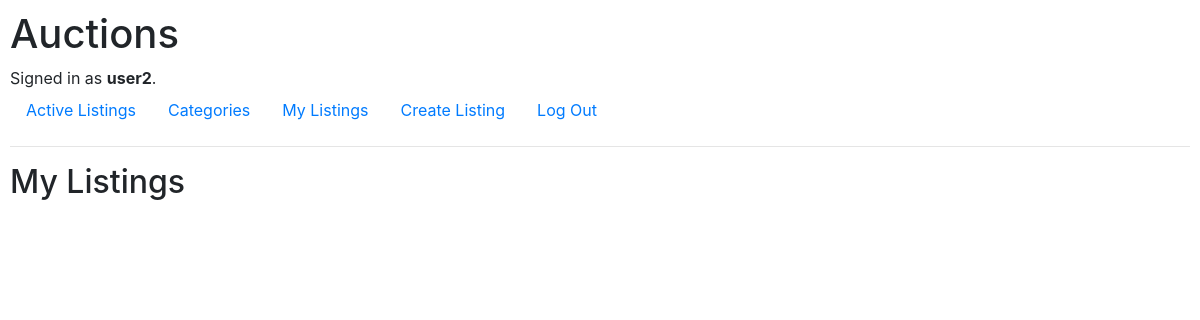
/my_listings (signed in), run on an earlier commit of the app's database.
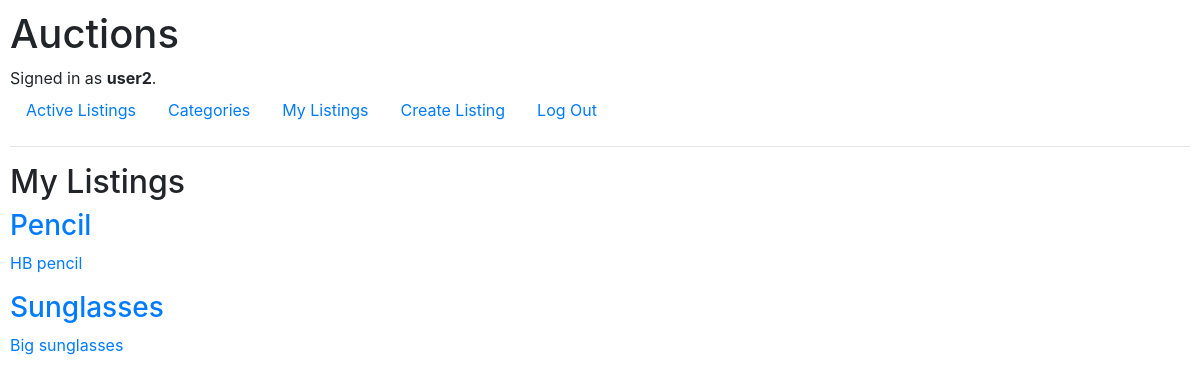
And on a later commit of the database.
### auctions/models.py (models this page shows, shortened)
class Listing(models.Model):
    title = models.TextField()
    description = models.TextField()
    categories = models.ManyToManyField('Category', related_name='listings', blank=True)
    user = models.ManyToManyField(User, related_name="listings")
    price = models.DecimalField(max_digits=1000, decimal_places=2)

### auctions/views.py (the view)
# urls.py: path("my_listings", views.my_listings, name="my_listings"),
def my_listings(request):
    try:
        user = request.user
        listings = Listing.objects.filter(user=user)
    except:
        return render(request, "auctions/index.html")
    if listings is not None:
        return render(request, "auctions/my_listings.html", {
        "listings": listings
        })
    else:
        return render(request, "auctions/my_listings.html", {
        "message": "No listings available"
        })

### auctions/templates/auctions/my_listings.html (shortened to what this page needs)
{% extends "auctions/layout.html" %}
{% block body %}
<h2>My Listings</h2>
{% for listing in listings %}
    <a href="{% url 'view_listing' listing.id %}">
      <div>
        <h3>{{ listing.title }}</h3>
        <p>{{ listing.description }}</p>
      </div>
    </a>
{% endfor %}
{% endblock%}

What changed in the data, as far as the page shows it:
added Listing: title "Pencil", description "HB pencil"
added Listing: title "Sunglasses", description "Big sunglasses"
